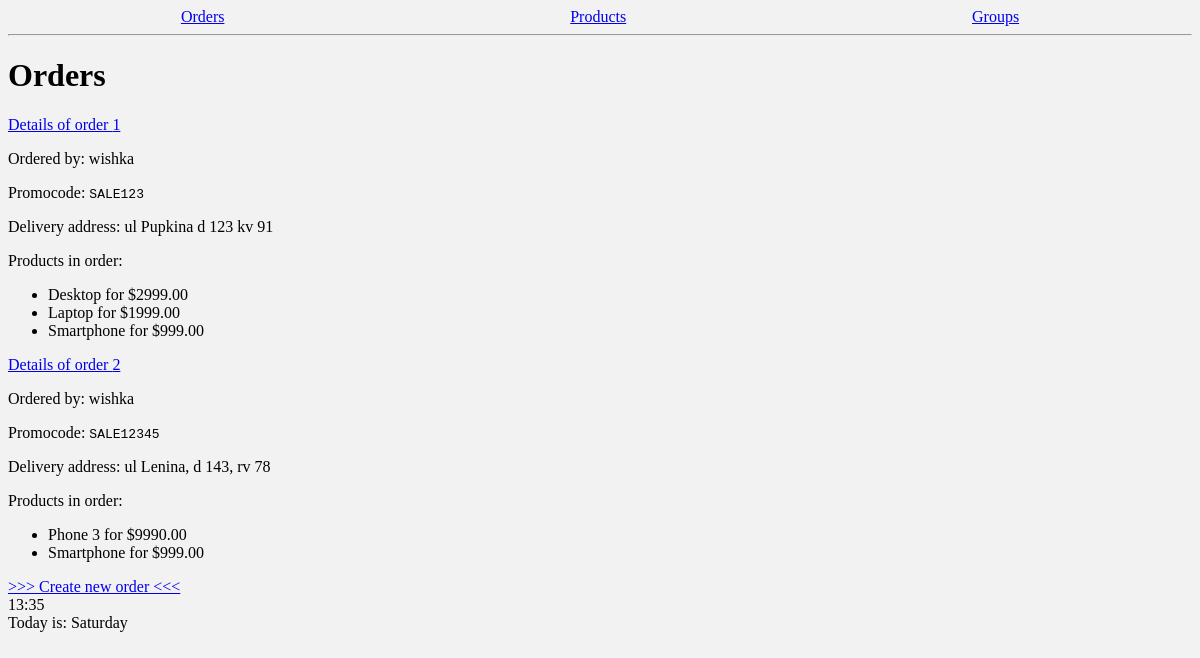
The page /shop/orders/ on the database as committed earlier.
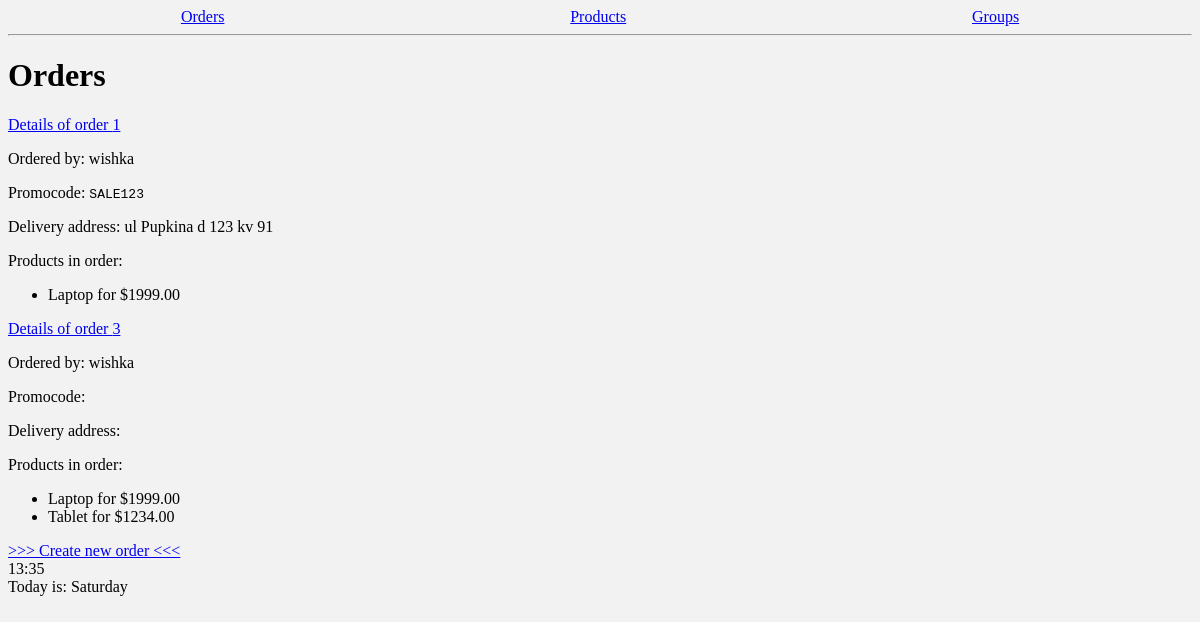
The same page on the database as committed later.
### shopapp/models.py (models this page shows, shortened)
class Order(models.Model):
    delivery_address = models.TextField(null=False, blank=True)
    promocode = models.CharField(max_length=20, null=False, blank=True)
    created_at = models.DateTimeField(auto_now_add=True)
    user = models.ForeignKey(User, on_delete=models.PROTECT)
    products = models.ManyToManyField(Product, related_name="orders")

class Product(models.Model):
    class Meta:
        ordering = ["name", "price"] # Сортирует в данном случае по имени и цене
    name = models.CharField(max_length=32)
    description = models.TextField(null=False, blank=True)
    price = models.DecimalField(default=0, max_digits=8, decimal_places=2)
    discount = models.SmallIntegerField(default=0)
    created_at = models.DateTimeField(auto_now_add=True)
    archived = models.BooleanField(default=False)

### shopapp/views.py (the view)
# urls.py: path('orders/', OrdersListView.as_view(), name='orders_list'),
class OrdersListView(ListView):
    queryset = (
        Order.objects.
        select_related("user").
        prefetch_related('products')
    )

### shopapp/templates/shopapp/order_list.html (shortened to what this page needs)
{% extends 'shopapp/base.html' %}
{% block body %}
    <h1> Orders </h1>
        {% if object_list %}
    <div>{% for order in object_list %}</div>
        <div>
            <p><a href="{% url 'shopapp:order_details' pk=order.pk %}">Details of order {{ order.pk}}</a></p>
            <p>Ordered by: {% firstof order.user.first_name order.user.username %}</p>
            <p>Promocode: <code>{{ order.promocode }}</code></p>
            <p>Delivery address: {{ order.delivery_address }}</p>
            <div> Products in order:
                <ul>
                    {% for product in order.products.all %}
                    <li>{{ product.name }} for ${{ product.price }} </li>
                    {% endfor %}
                </ul>
            </div>
        </div>
        {% endfor %}
        {% else %}
    <h3>No orders yet...</h3>
        {% endif %}
    <div>
        <a href="{% url 'shopapp:create_order' %}"> >>> Create new order <<< </a>
    </div>
{% endblock %}

Rows that differ between the two databases and show on the page:
no longer on this page (row unchanged): Product: name "Smartphone", price "999.00"
removed Order: pk "2", user.username "wishka", promocode "SALE12345", delivery_address "ul Lenina, d 143, rv 78"
removed Product: name "Phone 3", price "9990.00", shown under "2"
changed Order "ul Pupkina d 123 kv 91": loses Product (name "Desktop", price "2999.00")
added Order: pk "3", user.username "wishka", Product (name "Laptop", price "1999.00")
now on this page (row unchanged): Product: name "Tablet", price "1234.00", shown under "3"
